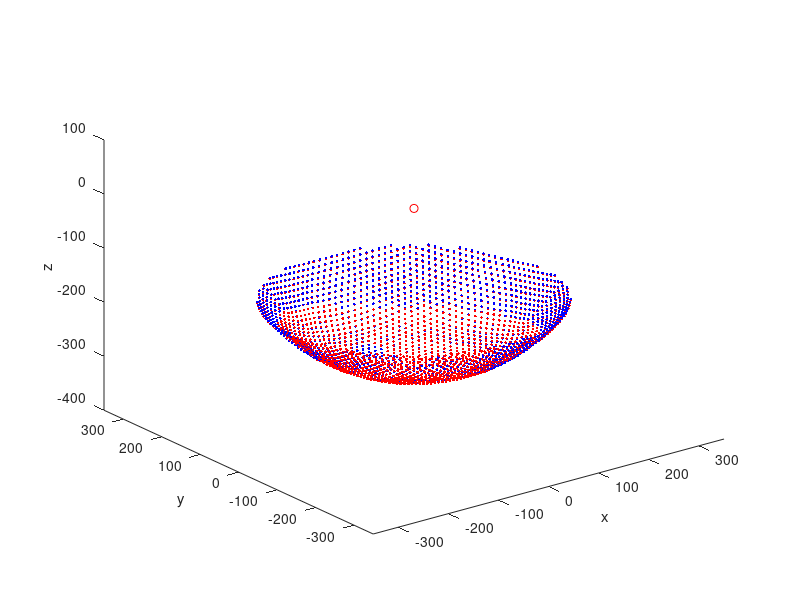

Recreate this plot in MATLAB.
load('python_res_example.mat')
load('data_A.mat')

plot3(0,0,0,'or')
xlabel('x')
ylabel('y')
zlabel('z')
hold on
plot3(pos(:,1),pos(:,2),pos(:,3),'.r')
plot3(node_pos(:,1),node_pos(:,2),node_pos(:,3),'.b')
xlim([-350 350]);ylim([-350 350]);zlim([-400 100])
